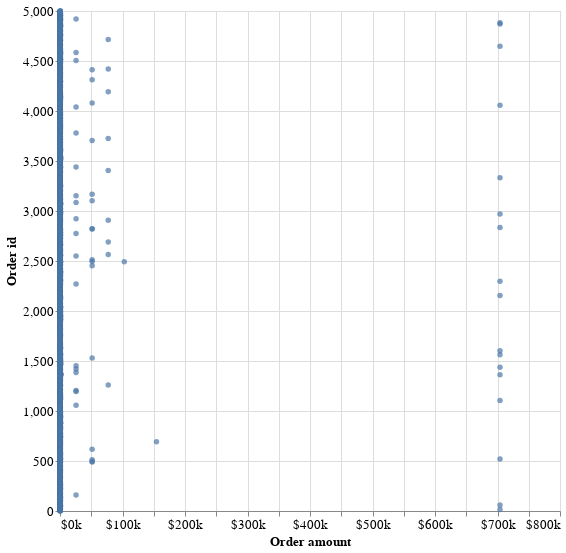

The code cell stored with this chart in its notebook:
### Markdown cell above
##### _Another interesting plot is between order id and order amount_

### Code cell
shopify_order_plot = (alt.Chart(shopify_dataset)
                         .encode(x=alt.X('order_amount', title='Order amount', axis=alt.Axis(format='$~s')),
                                 y=alt.Y('order_id', title='Order id')
                                 ).mark_circle().properties(height=500,
                                                            width=500)
                                  .configure_axis(
                                                labelFontSize=13,
                                                titleFontSize=13
                                                 )
                     )

shopify_order_plot

### Figure 1 — Vega-Lite specification as saved in the notebook (floating-point values rounded to 4 significant figures; data arrays with more than 128 entries replaced by an {"elided": "..."} marker saying what was removed)
{"$schema": "https://vega.github.io/schema/vega-lite/v4.8.1.json", "config": {"axis": {"labelFontSize": 13, "titleFontSize": 13}, "view": {"continuousHeight": 300, "continuousWidth": 400}}, "data": {"name": "data-ee780d79e140068d9ea449126c2d0f8d"}, "datasets": {"data-ee780d79e140068d9ea449126c2d0f8d": {"elided": "5000 records"}}, "encoding": {"x": {"axis": {"format": "$~s"}, "field": "order_amount", "title": "Order amount", "type": "quantitative"}, "y": {"field": "order_id", "title": "Order id", "type": "quantitative"}}, "height": 500, "mark": "circle", "width": 500}
